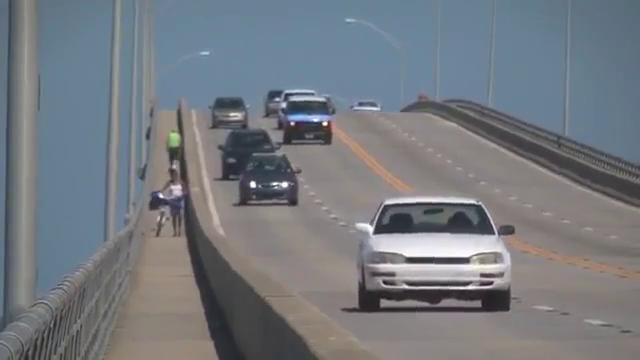
#> input picture frame 91 of buoi2/slow.avi, 640 x 360 px, given in place of cat.mp4, which was not available
$ python meanshift1.py
#> lines starting #> are read from the running program, lines starting #| are printed output that depends on the picture; after the words box and inside, x2 and y2 are one past the last pixel; in counts of white or black regions, pixels touching at a corner belong together; pictures that were not available may be replaced by others from this repository, and a replacement may not be noted
import numpy as np
import cv2

# read video
cap = cv2.VideoCapture('./videos/cat.mp4')

# retrieve the very first
# frame from the video
_, frame = cap.read()
#> frame is the input picture: shape (360, 640, 3); mean B, G, R 127.8, 121.7, 116.8

# set the region for the
# tracking window p, q, r, s
# put values according to yourself
p, q, r, s = 150, 150, 460, 100
track_window = (r, p, s, q)

# create the region of interest
r_o_i = frame[p:p + q, r:r + s]
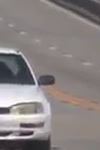
#> r_o_i: shape (150, 100, 3); mean B, G, R 129.9, 130.3, 136.7

# converting BGR to HSV format
hsv = cv2.cvtColor(frame, cv2.COLOR_BGR2RGB)

# apply mask on the HSV frame
mask = cv2.inRange(hsv,  np.array((0., 60., 33.)), np.array((220., 225., 225.)))
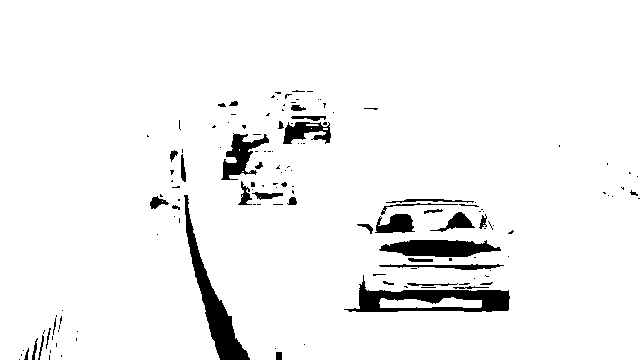
#> mask: shape (360, 640); 95% white; 143 black regions (103 under 20 px), largest, box (x1, y1, x2, y2) and area: (344, 275, 510, 312) 2438, (184, 195, 250, 360) 2369, (379, 240, 501, 257) 1497

# get histogram for hsv channel
roi = cv2.calcHist([hsv], [0], mask,  [180], [0, 180])
#> roi = 180 values, max 9078 at index 105, min 0 at index 0, mean 1195

# normalize the retrieved values
cv2.normalize(roi, roi, 0, 255,  cv2.NORM_MINMAX)

# termination criteria, either 15
# iteration or by at least 2 pt
termination = (cv2.TERM_CRITERIA_EPS |  cv2.TERM_CRITERIA_COUNT , 15, 2 )

while(True):
    _, frame = cap.read()
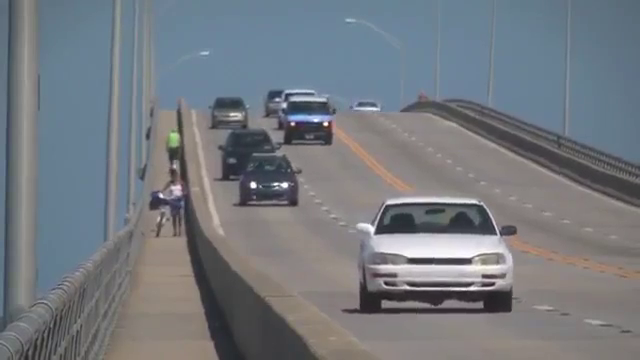
#> input picture frame 92 of buoi2/slow.avi, 640 x 360 px, given in place of cat.mp4, which was not available
#> frame is the input picture: shape (360, 640, 3); mean B, G, R 127.8, 121.7, 116.8
    frame = cv2.resize(frame,  (1280, 720), fx = 0, fy = 0, interpolation = cv2.INTER_CUBIC)
#> frame: shape (720, 1280, 3)

    # convert BGR to HSV format
    hsv = cv2.cvtColor(frame,  cv2.COLOR_BGR2HSV)
#> hsv: shape (720, 1280, 3); mean H, S, V 74.2, 38.9, 132.6

    bp = cv2.calcBackProject([hsv],  [0],  roi,  [0, 180],  1)
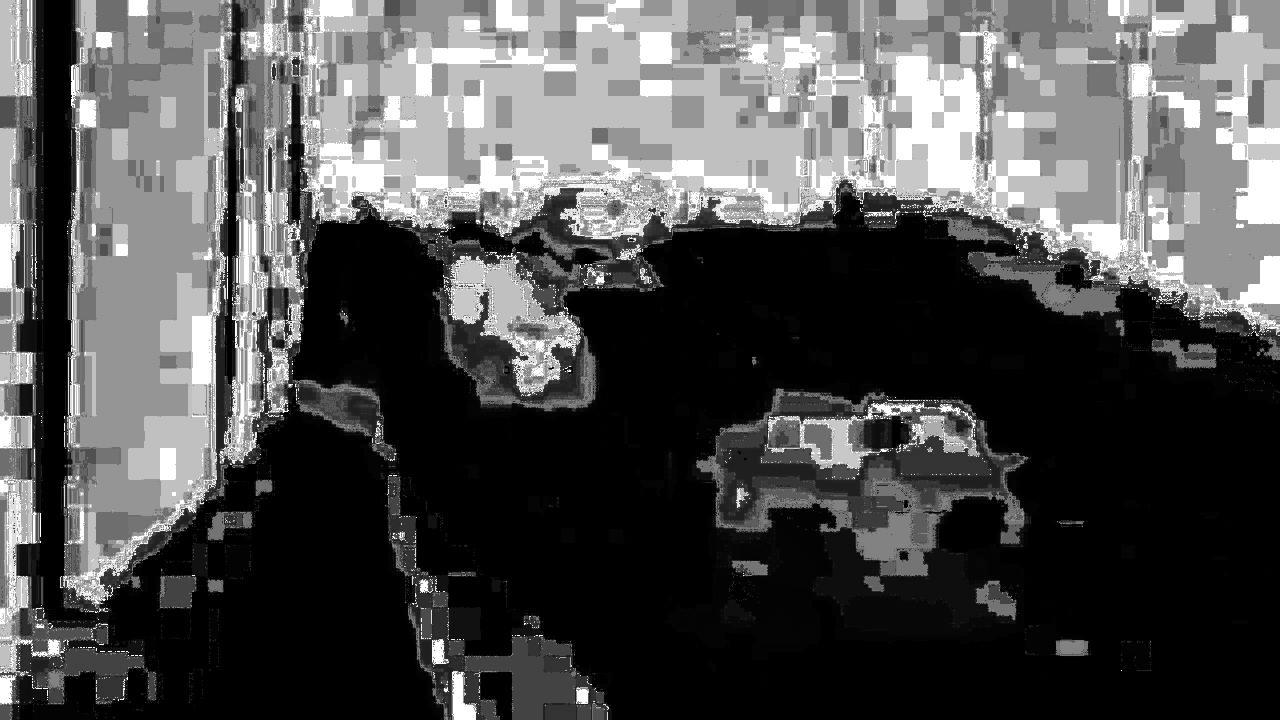
#> bp: shape (720, 1280); min 0, max 255, mean 79.3

    # applying meanshift to get the new region
    _, track_window = cv2.meanShift(bp,  track_window,  termination)
#> track_window = (454, 64, 100, 150)

    # Draw track window on the frame
    x, y, w, h = track_window
#> x = 454; y = 64; w = 100; h = 150
    vid = cv2.rectangle(frame, (x, y),  (x + w, y + h),  255, 2)

    # show results
    cv2.imshow('tracker', vid)

    k = cv2.waitKey(1) & 0xff
#> (key q is pressed here)
    if k == ord('q'):
        break
# release cap object
cap.release()

# destroy all opened windows
cv2.destroyAllWindows()

$ run again, starting later in the video
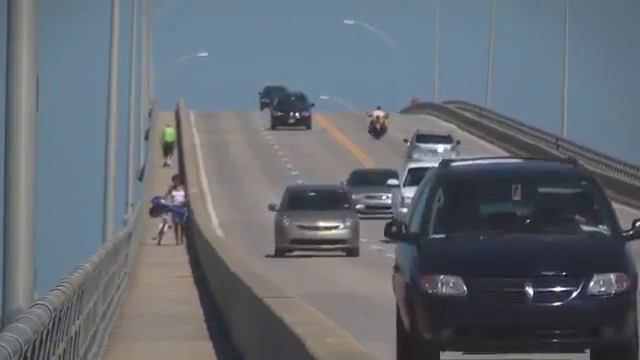
#> input picture frame 412 of buoi2/slow.avi, 640 x 360 px, given in place of cat.mp4, which was not available
#> frame is the input picture: shape (360, 640, 3); mean B, G, R 114.8, 107.1, 100.1
#> `mask = cv2.inRange(hsv,  np.array((0., 60., 33.)), np.array((220., 225..`:
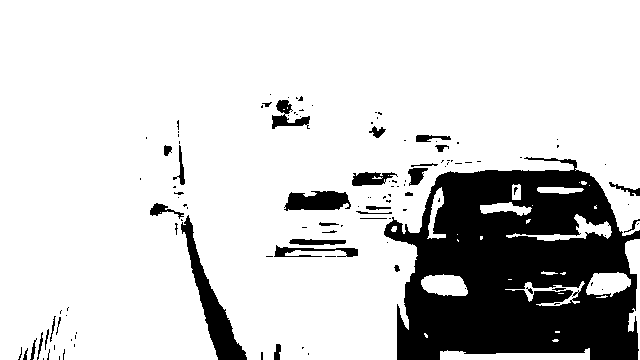
#> mask: shape (360, 640); 81.6% white; 121 black regions (87 under 20 px), largest, box (x1, y1, x2, y2) and area: (384, 157, 640, 360) 35184, (181, 215, 247, 360) 2325, (284, 191, 351, 211) 1011
#> roi = 180 values, max 8049 at index 109, min 0 at index 0, mean 1039.4
#> frame: shape (720, 1280, 3)
#> `bp = cv2.calcBackProject([hsv],  [0],  roi,  [0, 180],  1)`:
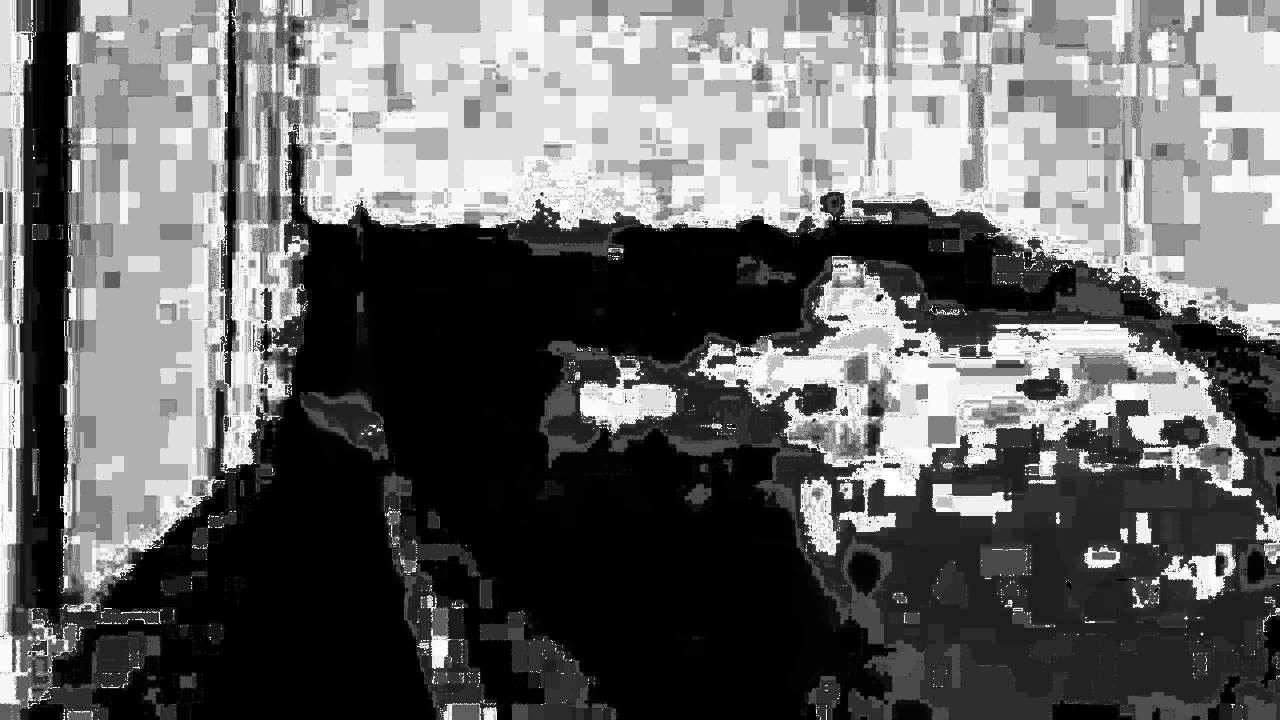
#> bp: shape (720, 1280); min 0, max 255, mean 102.9
#> track_window = (455, 76, 100, 150)
#> x = 455; y = 76; w = 100; h = 150

$ run again, starting later in the video
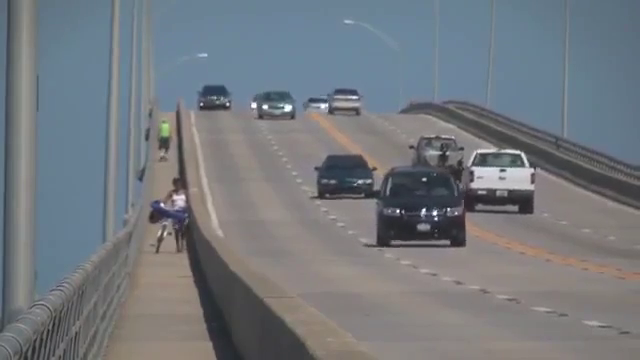
#> input picture frame 732 of buoi2/slow.avi, 640 x 360 px, given in place of cat.mp4, which was not available
#> frame is the input picture: shape (360, 640, 3); mean B, G, R 126.3, 120.7, 115.8
#> `mask = cv2.inRange(hsv,  np.array((0., 60., 33.)), np.array((220., 225..`:
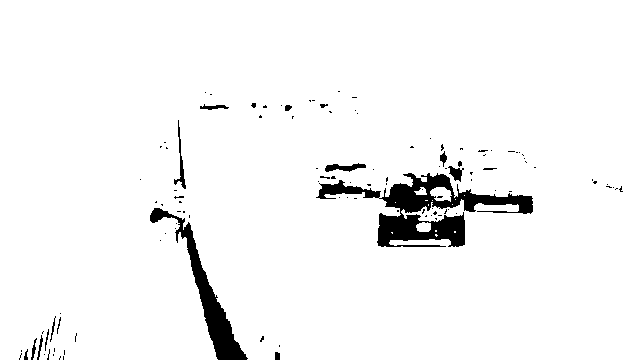
#> mask: shape (360, 640); 96% white; 114 black regions (97 under 20 px), largest, box (x1, y1, x2, y2) and area: (316, 173, 533, 247) 5294, (150, 208, 248, 360) 2565, (325, 163, 366, 172) 204
#> roi = 180 values, max 8122 at index 105, min 0 at index 0, mean 1218.7
#> frame: shape (720, 1280, 3)
#> `bp = cv2.calcBackProject([hsv],  [0],  roi,  [0, 180],  1)`:
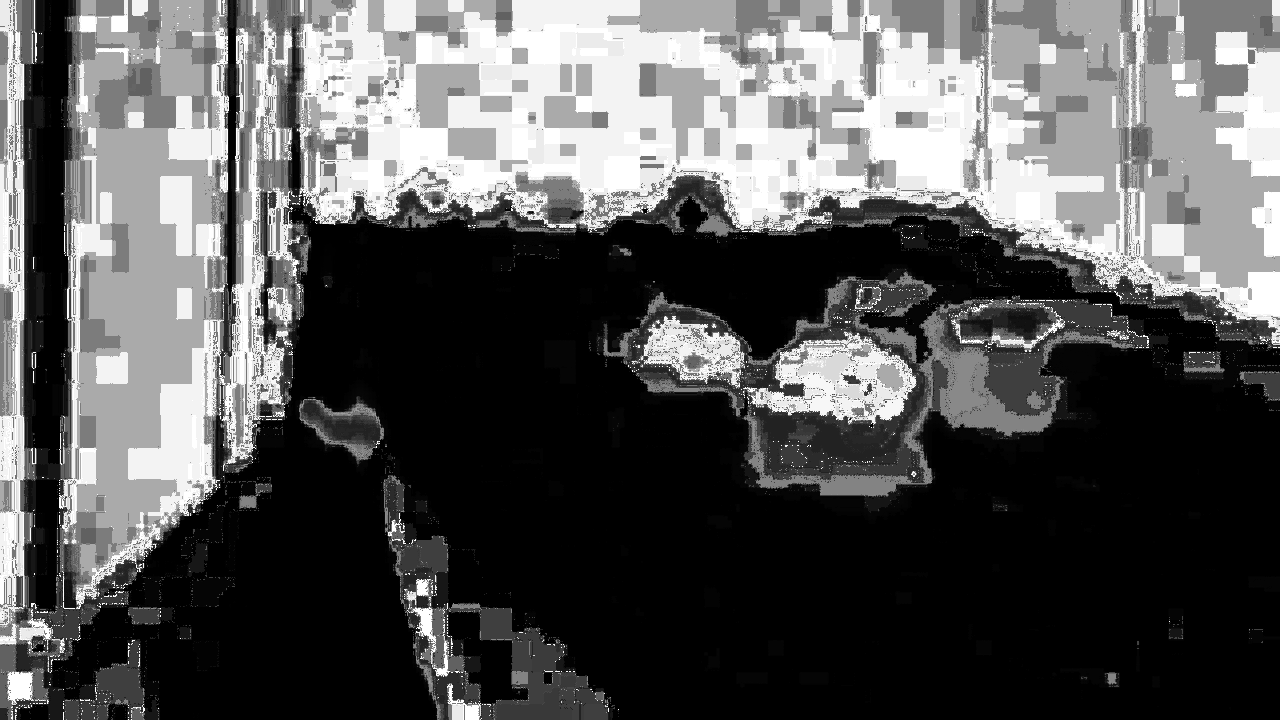
#> bp: shape (720, 1280); min 0, max 255, mean 86.7
#> track_window = (459, 41, 100, 150)
#> x = 459; y = 41; w = 100; h = 150
